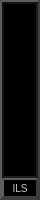
<?xml version="1.0" encoding="UTF-8"?>
<ui version="4.0">
 <class>DialogHeading</class>
 <widget class="QDialog" name="DialogHeading">
  <property name="geometry">
   <rect>
    <x>0</x>
    <y>0</y>
    <width>40</width>
    <height>200</height>
   </rect>
  </property>
  <property name="windowTitle">
   <string>Dialog</string>
  </property>
  <property name="styleSheet">
   <string notr="true">QDialog
{
	background-color: #000000;
}

QFrame#frameDialog
{
	background-color: #000000;
	border-style: outset;
	border-width: 2px;
	border-color: #3e3e3e;
}

QPushButton:enabled
{
	color: #c8c8c8;
	font: 10px;
	background-color: #000000;
	border-style: outset;
	border-width: 2px;
	border-color: #3e3e3e;
}

QPushButton:disabled
{
	color: #464646;
	font: 10px;
	background-color: #000000;
	border-style: outset;
	border-width: 2px;
	border-color: #3e3e3e;
}

QPushButton::hover
{
	background-color: #2d2d2d;
}

QPushButton::pressed
{
	background-color: #3c3c3c;
}

QLabel
{
	color: #c8c8c8;
}</string>
  </property>
  <widget class="QFrame" name="frameDialog">
   <property name="geometry">
    <rect>
     <x>0</x>
     <y>0</y>
     <width>40</width>
     <height>200</height>
    </rect>
   </property>
   <property name="frameShape">
    <enum>QFrame::StyledPanel</enum>
   </property>
   <property name="frameShadow">
    <enum>QFrame::Raised</enum>
   </property>
   <widget class="QListView" name="listView">
    <property name="geometry">
     <rect>
      <x>2</x>
      <y>2</y>
      <width>36</width>
      <height>176</height>
     </rect>
    </property>
    <property name="styleSheet">
     <string notr="true">QListView
{;
	color: #c8c8c8;;
	background-color: #000000;
	border-style: inset;
	border-width: 2px;
	border-color: #141414;
	font: 11px;
	outline: none;
}

QListView::item:hover
{
    background-color: #4b4b4b;
}

QListView::item:selected
{

}

QListView::item:selected:active
{

}

QListView::item:alternate
{

}

QListView::item:focus
{
	outline: none;
}


QScrollBar:vertical
{
	background: #000000;
	width: 2px;
	border: none;
	margin: 0px 0px 0px 0px;
}

QScrollBar::handle:vertical {
    background: #323232;
}

QScrollBar::add-page:vertical
{
	background: #000000;
	border: none;
}

QScrollBar::sub-page:vertical
{
	background: #000000;
	border: none;
}</string>
    </property>
   </widget>
   <widget class="QPushButton" name="buttonILS">
    <property name="geometry">
     <rect>
      <x>2</x>
      <y>178</y>
      <width>36</width>
      <height>20</height>
     </rect>
    </property>
    <property name="font">
     <font>
      <pointsize>-1</pointsize>
      <weight>50</weight>
      <italic>false</italic>
      <bold>false</bold>
     </font>
    </property>
    <property name="text">
     <string>ILS</string>
    </property>
   </widget>
  </widget>
 </widget>
 <resources/>
 <connections/>
</ui>
